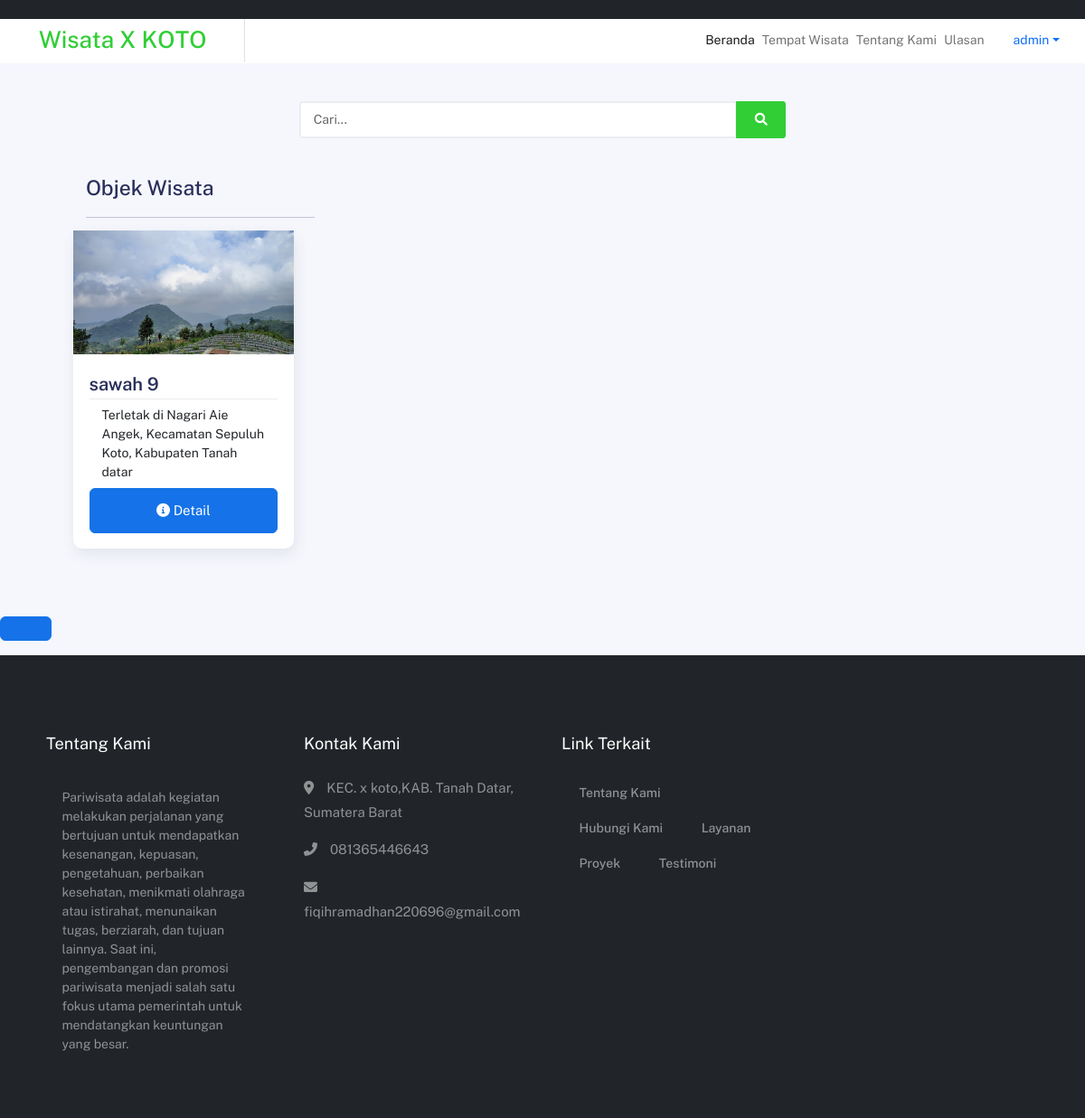
/wisatawan/tempatWisata.php (signed in), run on the app's committed database.
### tables this page shows
CREATE TABLE `tempatwisata` (
  `idTempatWisata` int(11) NOT NULL,
  `nama` varchar(100) NOT NULL,
  `lokasi` varchar(255) NOT NULL,
  `deskripsi` text NOT NULL,
  `informasi` text NOT NULL,
  `fotoTempat` varchar(255) NOT NULL,
  `linkMap` varchar(225) NOT NULL
);

### wisatawan/tempatWisata.php (the view, shortened to what this page needs)
<?php
include 'layout/header.php';
include '../koneksi.php';
$sql = "SELECT * FROM TempatWisata";
$result = $koneksi->query($sql);
?>
<div class="container-fluid bg-dark p-0">
    <div class="row gx-0 d-none d-lg-flex">
        <div class="col-lg-7 px-5 text-start">
        </div>
        <div class="col-lg-5 px-5 text-end">
        </div>
    </div>
</div>
<nav class="navbar navbar-expand-lg bg-white navbar-light sticky-top p-0">
    <?php include 'layout/navbar.php'; ?>
</nav>
<div class="container mt-5">
    <div class="row justify-content-center">
        <div class="col-lg-6">
            <form action="pencarian.php" method="GET">
                <div class="input-group">
                    <input type="text" class="form-control" name="query" placeholder="Cari..." aria-label="Search" aria-describedby="search-icon">
                    <button class="btn btn-success" type="submit" id="search-icon"><i class="fas fa-search"></i></button>
                </div>
            </form>
        </div>
    </div>
</div>
<div class="container">
    <div class="page-inner">
        <div class="m-md-3">
            <h3>Objek Wisata</h3>
            <hr class="w-25">
        </div>
        <div class="row">
            <?php
            if ($result->num_rows > 0) {
                while ($row = $result->fetch_assoc()) {
                    $fotoTempat = json_decode($row['fotoTempat'], true);
            ?>
                    <div class="col-lg-3 col-md-4 col-sm-6 mb-4">
                        <div class="card">
                            <div id="carouselExampleControls<?php echo $row['idTempatWisata']; ?>" class="carousel slide" data-bs-ride="carousel">
                                <div class="carousel-inner">
                                    <?php
                                    if (is_array($fotoTempat)) {
                                        $first = true;
                                        foreach ($fotoTempat as $index => $foto) {
                                            $active = $first ? 'active' : '';
                                            echo '<div class="carousel-item ' . $active . '">';
                                            echo '<img src="../admin/' . $foto . '" class="d-block w-100" alt="Foto">';
                                            echo '</div>';
                                            $first = false;
                                        }
                                    }
                                    ?>
                                </div>
                                <button class="carousel-control-prev" type="button" data-bs-target="#carouselExampleControls<?php echo $row['idTempatWisata']; ?>" data-bs-slide="prev">
                                </button>
                                <button class="carousel-control-next" type="button" data-bs-target="#carouselExampleControls<?php echo $row['idTempatWisata']; ?>" data-bs-slide="next">
                                </button>
                            </div>
                            <div class="card-body">
                                <h5 class="card-title"><?php echo $row['nama']; ?></h5>
                                <ul class="list-group list-group-flush text-ligth">
                                    <li class="list-group-item"><?php echo $row['lokasi']; ?></li>
                                </ul>
                                <a href="detailWisata.php?id=<?php echo $row['idTempatWisata']; ?>" class="btn btn-primary btn-lg d-block" style="text-decoration: none;">
                                    <i class="fa fa-info-circle"></i> Detail
                                </a>
                            </div>
                        </div>
                    </div>
            <?php
                }
            } else {
                echo "<div class='col-md-12'><p class='text-center'>Tidak ada data</p></div>";
            }
            ?>
        </div>
    </div>
</div>
<?php include 'layout/footer.php'; ?>

### data on the page
tempatwisata: nama "sawah 9", lokasi "Terletak di Nagari Aie Angek, Kecamatan Sepuluh Koto, Kabupaten Tanah datar"

### other printed values
$_SESSION['username'] "admin"
